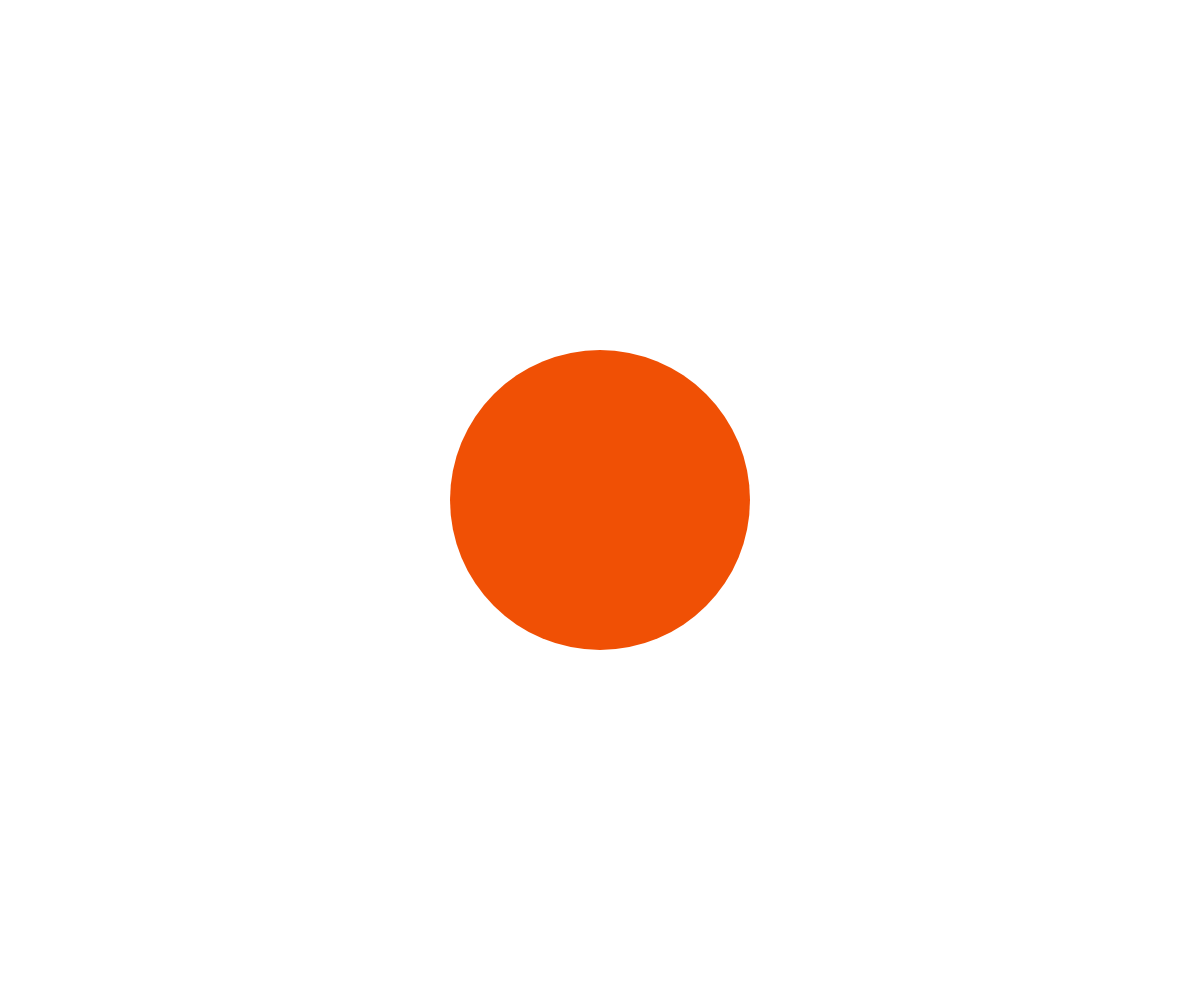
Frame 1 (no input)
Frame 60 (no input): identical to frame 1, image omitted
Frame 120 (the mouse pressed at the canvas centre since frame 60): identical to frame 1, image omitted

The p5.js sketch that drew this single still picture (run headless with seeded random() and noise() and a simulated clock; from frame 60 on, the mouse is pressed at the canvas centre):

// p5.js sketch
// ── sketch.js
// Academy of Art University
// WNM 498 Generative Art & Creative Code
//
// Ryan Berkey
// ryan@rybotron.com
//
// Using p5.dom.js to resize the canvas when the window is resized

function setup() {
  myCanvas = createCanvas(windowWidth, windowHeight);
}
 
function draw() 
{
  background(255);
 
  fill(240, 80, 5); 
  noStroke(); 

  ellipse( width / 2, height / 2, width / 4, width / 4 );  

}

// Window event handler when the browser window size changes
// When resized it calls the anonymous function
window.onresize = function(){
	myCanvas.size(windowWidth, windowHeight);
}
